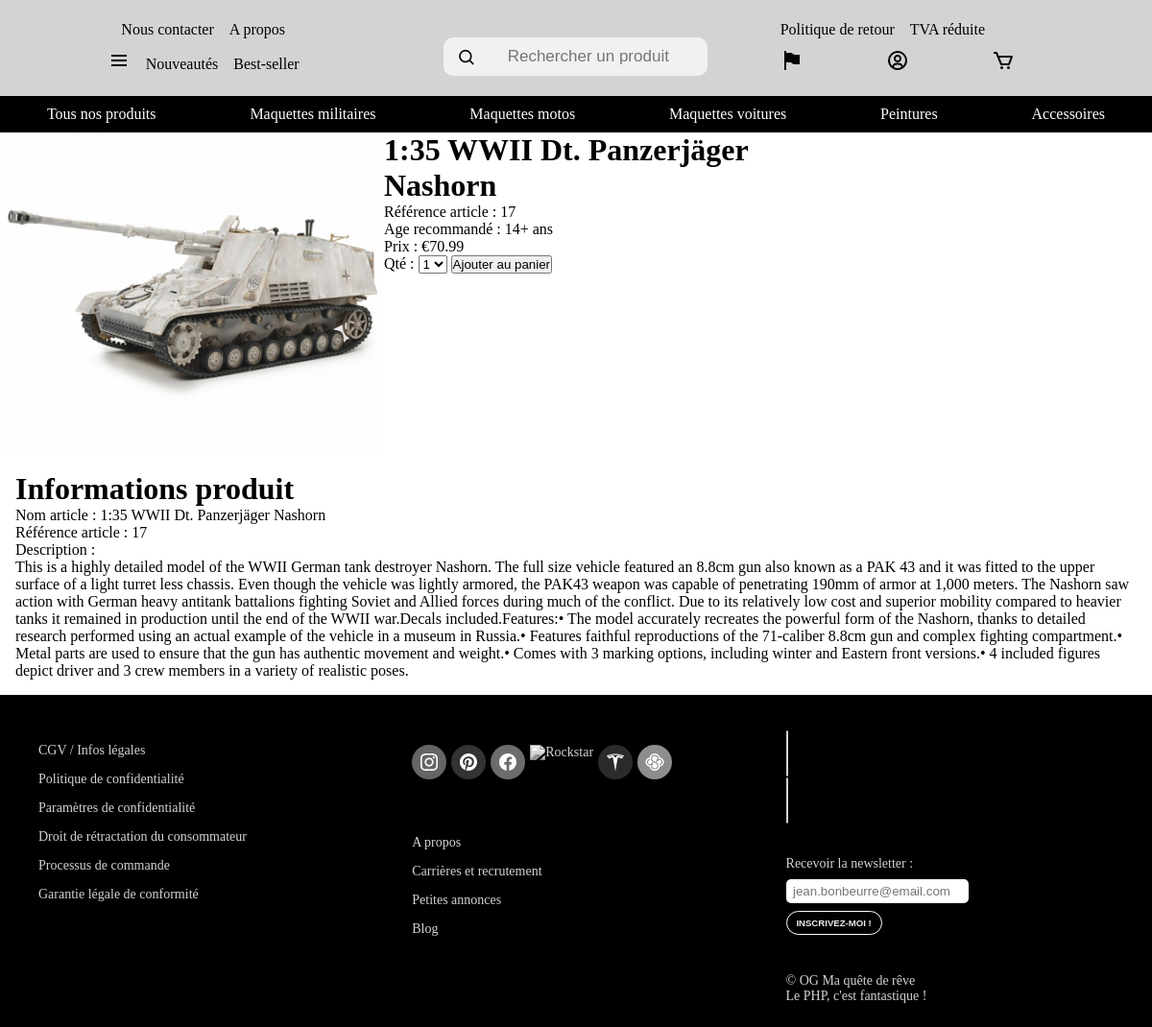
Page /pages/produit.php?id_produit=17 on the committed database.
### tables this page shows
CREATE TABLE `produits` (
  `id_produit` int(11) NOT NULL,
  `nom_produit` varchar(255) NOT NULL,
  `echelle` varchar(10) DEFAULT NULL,
  `id_categorie` int(11) NOT NULL,
  `quantite` int(11) NOT NULL,
  `prix` decimal(8,2) NOT NULL,
  `id_marque` int(11) NOT NULL,
  `description` text NOT NULL,
  `age_recommande` varchar(4) NOT NULL,
  `reference_image` varchar(255) DEFAULT NULL
);

### pages/produit.php (the view, shortened to what this page needs)
<?php
require_once(__DIR__ . '/../Connexion/functions.php');
if (isset($_GET["id_produit"])) {
    $ref_article = intval($_GET["id_produit"]);
} else {
    echo "Probleme de recuperation de la variable id_produit!";
}
$stmt = $mysqlClient->prepare('SELECT * FROM produits WHERE id_produit = :ref_article');
$stmt->bindParam(':ref_article', $ref_article, PDO::PARAM_INT);
$stmt->execute();
$row = $stmt->fetch(PDO::FETCH_ASSOC);
?>
<!DOCTYPE html>
<html lang="fr">
<head>
    <?php require_once(__DIR__ . '/importCSS.php'); ?>
</head>
<body>
    <header>
        <?php require_once(__DIR__ . '/header.php'); ?>
    </header>
    <div class=container>
        <div class="boite-image">
            <img class="boite-image" src="../Ressources/assets_produits/<?= $row['reference_image'] ?>"
                title="<?= $row['reference_image'] ?>" alt="<?= $row['reference_image'] ?>" />
        </div>
        <div class=infos_generales>
            <?php
            echo "<h1>" . $row['nom_produit'] . "</h1>";
            echo "<p>Référence article : " . $row['id_produit'] . "</p>";
            echo "<p>Age recommandé : " . $row['age_recommande'] . " ans</p>";
            echo "<p>Prix : €" . $row['prix'] . " </p>";
            ?>
            <form action="./panier.php" method="post">
                <label for="nombre">Qté :</label>
                <select id="nombre" name="nombre">
                    <?php
                    for ($i = 1; $i <= $row['quantite']; $i++) {
                        echo '<option value="' . $i . '">' . $i . '</option>';
                    }
                    ?>
                </select>
                <button type="submit">Ajouter au panier</button>
            </form>
        </div>
    </div>
    <div class="description-produit">
        <h1>Informations produit</h1>
        <?php
        echo "<p>Nom article : " . $row['nom_produit'] . "</p>";
        echo "<p>Référence article : " . $row['id_produit'] . "</p>";
        echo "<p>Description : </p>";
        echo "<p>" . $row['description'] . "</p>";
        ?>
    </div>
    <footer>
        <?php require_once(__DIR__ . '/footer.php'); ?>
    </footer>
</body>
</html>

### css/entete_v2-css.css (style rules this page uses)
* { margin: 0; padding: 0; box-sizing: border-box; }
html body { font-family: Mooli; }
label { cursor: pointer; }

### css/footer-css_v2.css (style rules this page uses)
* { margin: 0; padding: 0; box-sizing: border-box; }
html body { font-family: Mooli; }

### css/page_produit.css (style rules this page uses)
.container { display : flex; }
.boite-image { width : 400px; }
.infos_generales { width : 400px; }
.description-produit { display: flex; flex-direction: column; margin: 1em; }

### rows in the picture
produits: reference_image (picture), nom_produit "1:35 WWII Dt. Panzerjäger Nashorn", id_produit "17", age_recommande "14+", prix "70.99", description "This is a highly detailed model of the WWII German tank destroyer Nashorn. The full size vehicle featured an 8.8cm gun also known as a PAK 43 and it was fitted to the upper surface of a light turret less chassis. Even though the vehicle was lightly armored, the PAK43 weapon was capable of penetrating 190mm of armor at 1,000 meters. The Nashorn saw action with German heavy antitank battalions fighting Soviet and Allied forces during much of the conflict. Due to its relatively low cost and superior mobility compared to heavier tanks it remained in production until the end of the WWII war.Decals included.Features:• The model accurately recreates the powerful form of the Nashorn, thanks to…"

### other values in the picture
form field nombre "1"
